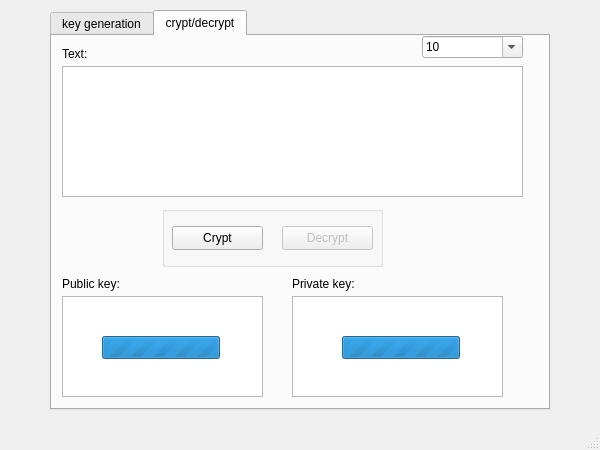
<?xml version="1.0" encoding="UTF-8"?>
<ui version="4.0">
 <class>MainWindow</class>
 <widget class="QMainWindow" name="MainWindow">
  <property name="geometry">
   <rect>
    <x>0</x>
    <y>0</y>
    <width>600</width>
    <height>450</height>
   </rect>
  </property>
  <property name="sizePolicy">
   <sizepolicy hsizetype="Fixed" vsizetype="Fixed">
    <horstretch>0</horstretch>
    <verstretch>0</verstretch>
   </sizepolicy>
  </property>
  <property name="minimumSize">
   <size>
    <width>600</width>
    <height>450</height>
   </size>
  </property>
  <property name="maximumSize">
   <size>
    <width>600</width>
    <height>450</height>
   </size>
  </property>
  <property name="windowTitle">
   <string>RSA</string>
  </property>
  <property name="windowIcon">
   <iconset>
    <normaloff>rsa.jpg</normaloff>rsa.jpg</iconset>
  </property>
  <widget class="QWidget" name="centralWidget">
   <widget class="QTabWidget" name="tabWidget">
    <property name="geometry">
     <rect>
      <x>50</x>
      <y>10</y>
      <width>500</width>
      <height>400</height>
     </rect>
    </property>
    <property name="currentIndex">
     <number>1</number>
    </property>
    <widget class="QWidget" name="keygeneration">
     <attribute name="title">
      <string>key generation</string>
     </attribute>
     <widget class="QGroupBox" name="KeyLengthGroupBox">
      <property name="geometry">
       <rect>
        <x>10</x>
        <y>40</y>
        <width>181</width>
        <height>71</height>
       </rect>
      </property>
      <property name="title">
       <string/>
      </property>
      <widget class="QPushButton" name="generatePushButton">
       <property name="geometry">
        <rect>
         <x>30</x>
         <y>40</y>
         <width>101</width>
         <height>21</height>
        </rect>
       </property>
       <property name="text">
        <string>generate!</string>
       </property>
      </widget>
      <widget class="QLabel" name="KeyLengthLabel">
       <property name="geometry">
        <rect>
         <x>20</x>
         <y>0</y>
         <width>71</width>
         <height>31</height>
        </rect>
       </property>
       <property name="text">
        <string>key length:</string>
       </property>
       <property name="wordWrap">
        <bool>true</bool>
       </property>
      </widget>
      <widget class="MyComboBox" name="keyLengthComboBox">
       <property name="geometry">
        <rect>
         <x>90</x>
         <y>10</y>
         <width>81</width>
         <height>21</height>
        </rect>
       </property>
       <property name="contextMenuPolicy">
        <enum>Qt::DefaultContextMenu</enum>
       </property>
       <property name="inputMethodHints">
        <set>Qt::ImhDigitsOnly</set>
       </property>
       <property name="editable">
        <bool>true</bool>
       </property>
       <property name="currentIndex">
        <number>0</number>
       </property>
       <property name="maxVisibleItems">
        <number>10</number>
       </property>
       <property name="maxCount">
        <number>10</number>
       </property>
       <property name="insertPolicy">
        <enum>QComboBox::NoInsert</enum>
       </property>
       <property name="minimumContentsLength">
        <number>1</number>
       </property>
       <property name="frame">
        <bool>true</bool>
       </property>
       <item>
        <property name="text">
         <string>8</string>
        </property>
       </item>
       <item>
        <property name="text">
         <string>16</string>
        </property>
       </item>
       <item>
        <property name="text">
         <string>32</string>
        </property>
       </item>
       <item>
        <property name="text">
         <string>64</string>
        </property>
       </item>
       <item>
        <property name="text">
         <string>128</string>
        </property>
       </item>
       <item>
        <property name="text">
         <string>256</string>
        </property>
       </item>
       <item>
        <property name="text">
         <string>512</string>
        </property>
       </item>
       <item>
        <property name="text">
         <string>1024</string>
        </property>
       </item>
      </widget>
     </widget>
     <widget class="QGroupBox" name="BaseGroupBox">
      <property name="geometry">
       <rect>
        <x>250</x>
        <y>120</y>
        <width>191</width>
        <height>41</height>
       </rect>
      </property>
      <property name="title">
       <string/>
      </property>
      <widget class="QLabel" name="BaseLabel">
       <property name="geometry">
        <rect>
         <x>10</x>
         <y>0</y>
         <width>61</width>
         <height>41</height>
        </rect>
       </property>
       <property name="text">
        <string>&lt;!DOCTYPE HTML PUBLIC &quot;-//W3C//DTD HTML 4.0//EN&quot; &quot;http://www.w3.org/TR/REC-html40/strict.dtd&quot;&gt;
&lt;html&gt;&lt;head&gt;&lt;meta name=&quot;qrichtext&quot; content=&quot;1&quot; /&gt;&lt;style type=&quot;text/css&quot;&gt;
p, li { white-space: pre-wrap; }
&lt;/style&gt;&lt;/head&gt;&lt;body style=&quot; font-family:'Sans Serif'; font-size:10pt; font-weight:400; font-style:normal;&quot;&gt;
&lt;p align=&quot;center&quot; style=&quot; margin-top:0px; margin-bottom:0px; margin-left:0px; margin-right:0px; -qt-block-indent:0; text-indent:0px;&quot;&gt;base:&lt;/p&gt;&lt;/body&gt;&lt;/html&gt;</string>
       </property>
       <property name="textFormat">
        <enum>Qt::AutoText</enum>
       </property>
       <property name="wordWrap">
        <bool>true</bool>
       </property>
      </widget>
      <widget class="MyComboBox" name="NumericSystemComboBox">
       <property name="geometry">
        <rect>
         <x>80</x>
         <y>10</y>
         <width>101</width>
         <height>22</height>
        </rect>
       </property>
       <property name="inputMethodHints">
        <set>Qt::ImhDigitsOnly</set>
       </property>
       <property name="editable">
        <bool>true</bool>
       </property>
       <property name="currentIndex">
        <number>2</number>
       </property>
       <property name="maxCount">
        <number>10</number>
       </property>
       <property name="insertPolicy">
        <enum>QComboBox::NoInsert</enum>
       </property>
       <property name="minimumContentsLength">
        <number>1</number>
       </property>
       <item>
        <property name="text">
         <string>2</string>
        </property>
       </item>
       <item>
        <property name="text">
         <string>8</string>
        </property>
       </item>
       <item>
        <property name="text">
         <string>10</string>
        </property>
       </item>
       <item>
        <property name="text">
         <string>16</string>
        </property>
       </item>
       <item>
        <property name="text">
         <string>26</string>
        </property>
       </item>
       <item>
        <property name="text">
         <string>32</string>
        </property>
       </item>
       <item>
        <property name="text">
         <string>62</string>
        </property>
       </item>
      </widget>
     </widget>
     <widget class="QLabel" name="PrivateKeyLabel">
      <property name="geometry">
       <rect>
        <x>240</x>
        <y>240</y>
        <width>211</width>
        <height>16</height>
       </rect>
      </property>
      <property name="text">
       <string>Private key:</string>
      </property>
     </widget>
     <widget class="QTextBrowser" name="PublicKeyTextBrowser">
      <property name="geometry">
       <rect>
        <x>10</x>
        <y>260</y>
        <width>201</width>
        <height>101</height>
       </rect>
      </property>
      <property name="sizePolicy">
       <sizepolicy hsizetype="Fixed" vsizetype="Expanding">
        <horstretch>0</horstretch>
        <verstretch>0</verstretch>
       </sizepolicy>
      </property>
      <property name="documentTitle">
       <string/>
      </property>
      <property name="readOnly">
       <bool>true</bool>
      </property>
     </widget>
     <widget class="QTextBrowser" name="PrivateKeyTextBrowser">
      <property name="geometry">
       <rect>
        <x>240</x>
        <y>260</y>
        <width>211</width>
        <height>101</height>
       </rect>
      </property>
      <property name="sizePolicy">
       <sizepolicy hsizetype="Fixed" vsizetype="Expanding">
        <horstretch>0</horstretch>
        <verstretch>0</verstretch>
       </sizepolicy>
      </property>
      <property name="documentTitle">
       <string/>
      </property>
     </widget>
     <widget class="QLabel" name="PublicKeyLabel">
      <property name="geometry">
       <rect>
        <x>10</x>
        <y>240</y>
        <width>201</width>
        <height>16</height>
       </rect>
      </property>
      <property name="text">
       <string>Public key:</string>
      </property>
     </widget>
     <widget class="QProgressBar" name="PublicKeyProgressBar">
      <property name="geometry">
       <rect>
        <x>50</x>
        <y>300</y>
        <width>118</width>
        <height>23</height>
       </rect>
      </property>
      <property name="maximum">
       <number>0</number>
      </property>
      <property name="value">
       <number>-1</number>
      </property>
     </widget>
     <widget class="QProgressBar" name="PrivateKeyProgressBar">
      <property name="geometry">
       <rect>
        <x>290</x>
        <y>300</y>
        <width>118</width>
        <height>23</height>
       </rect>
      </property>
      <property name="maximum">
       <number>0</number>
      </property>
      <property name="value">
       <number>-1</number>
      </property>
     </widget>
    </widget>
    <widget class="QWidget" name="crypt_decrypt">
     <attribute name="title">
      <string>crypt/decrypt</string>
     </attribute>
     <widget class="QTextBrowser" name="CryptTextBrowser">
      <property name="geometry">
       <rect>
        <x>10</x>
        <y>30</y>
        <width>461</width>
        <height>131</height>
       </rect>
      </property>
      <property name="autoFillBackground">
       <bool>false</bool>
      </property>
      <property name="inputMethodHints">
       <set>Qt::ImhNone</set>
      </property>
      <property name="readOnly">
       <bool>false</bool>
      </property>
     </widget>
     <widget class="QLabel" name="CryptTextLabel">
      <property name="geometry">
       <rect>
        <x>10</x>
        <y>10</y>
        <width>101</width>
        <height>16</height>
       </rect>
      </property>
      <property name="text">
       <string>Text:</string>
      </property>
     </widget>
     <widget class="QTextBrowser" name="PrivateKeyTextBrowser_2">
      <property name="geometry">
       <rect>
        <x>240</x>
        <y>260</y>
        <width>211</width>
        <height>101</height>
       </rect>
      </property>
      <property name="sizePolicy">
       <sizepolicy hsizetype="Fixed" vsizetype="Expanding">
        <horstretch>0</horstretch>
        <verstretch>0</verstretch>
       </sizepolicy>
      </property>
      <property name="documentTitle">
       <string/>
      </property>
     </widget>
     <widget class="QLabel" name="PrivateKeyLabel_2">
      <property name="geometry">
       <rect>
        <x>240</x>
        <y>240</y>
        <width>211</width>
        <height>16</height>
       </rect>
      </property>
      <property name="text">
       <string>Private key:</string>
      </property>
     </widget>
     <widget class="QTextBrowser" name="PublicKeyTextBrowser_2">
      <property name="geometry">
       <rect>
        <x>10</x>
        <y>260</y>
        <width>201</width>
        <height>101</height>
       </rect>
      </property>
      <property name="sizePolicy">
       <sizepolicy hsizetype="Fixed" vsizetype="Expanding">
        <horstretch>0</horstretch>
        <verstretch>0</verstretch>
       </sizepolicy>
      </property>
      <property name="documentTitle">
       <string/>
      </property>
      <property name="readOnly">
       <bool>true</bool>
      </property>
     </widget>
     <widget class="QLabel" name="PublicKeyLabel_2">
      <property name="geometry">
       <rect>
        <x>10</x>
        <y>240</y>
        <width>201</width>
        <height>16</height>
       </rect>
      </property>
      <property name="text">
       <string>Public key:</string>
      </property>
     </widget>
     <widget class="QGroupBox" name="CryptDecryptGroupBox">
      <property name="geometry">
       <rect>
        <x>110</x>
        <y>170</y>
        <width>221</width>
        <height>61</height>
       </rect>
      </property>
      <property name="title">
       <string/>
      </property>
      <widget class="QPushButton" name="CryptPushButton">
       <property name="geometry">
        <rect>
         <x>10</x>
         <y>20</y>
         <width>91</width>
         <height>24</height>
        </rect>
       </property>
       <property name="text">
        <string>Crypt</string>
       </property>
      </widget>
      <widget class="QPushButton" name="DecryptPushButton">
       <property name="enabled">
        <bool>false</bool>
       </property>
       <property name="geometry">
        <rect>
         <x>120</x>
         <y>20</y>
         <width>91</width>
         <height>24</height>
        </rect>
       </property>
       <property name="text">
        <string>Decrypt</string>
       </property>
      </widget>
     </widget>
     <widget class="QProgressBar" name="PublicKeyProgressBar_2">
      <property name="geometry">
       <rect>
        <x>50</x>
        <y>300</y>
        <width>118</width>
        <height>23</height>
       </rect>
      </property>
      <property name="maximum">
       <number>0</number>
      </property>
      <property name="value">
       <number>-1</number>
      </property>
     </widget>
     <widget class="QProgressBar" name="PrivateKeyProgressBar_2">
      <property name="geometry">
       <rect>
        <x>290</x>
        <y>300</y>
        <width>118</width>
        <height>23</height>
       </rect>
      </property>
      <property name="maximum">
       <number>0</number>
      </property>
      <property name="value">
       <number>-1</number>
      </property>
     </widget>
     <widget class="MyComboBox" name="CryptTextBaseComboBox">
      <property name="geometry">
       <rect>
        <x>370</x>
        <y>0</y>
        <width>101</width>
        <height>22</height>
       </rect>
      </property>
      <property name="inputMethodHints">
       <set>Qt::ImhDigitsOnly</set>
      </property>
      <property name="editable">
       <bool>true</bool>
      </property>
      <property name="currentIndex">
       <number>2</number>
      </property>
      <property name="maxCount">
       <number>10</number>
      </property>
      <property name="insertPolicy">
       <enum>QComboBox::NoInsert</enum>
      </property>
      <property name="minimumContentsLength">
       <number>1</number>
      </property>
      <item>
       <property name="text">
        <string>2</string>
       </property>
      </item>
      <item>
       <property name="text">
        <string>8</string>
       </property>
      </item>
      <item>
       <property name="text">
        <string>10</string>
       </property>
      </item>
      <item>
       <property name="text">
        <string>16</string>
       </property>
      </item>
      <item>
       <property name="text">
        <string>26</string>
       </property>
      </item>
      <item>
       <property name="text">
        <string>32</string>
       </property>
      </item>
      <item>
       <property name="text">
        <string>62</string>
       </property>
      </item>
     </widget>
    </widget>
   </widget>
  </widget>
  <widget class="QStatusBar" name="statusBar">
   <property name="layoutDirection">
    <enum>Qt::LeftToRight</enum>
   </property>
   <property name="inputMethodHints">
    <set>Qt::ImhNone</set>
   </property>
  </widget>
 </widget>
 <layoutdefault spacing="6" margin="11"/>
 <customwidgets>
  <customwidget>
   <class>MyComboBox</class>
   <extends>QComboBox</extends>
   <header>mycombobox.h</header>
  </customwidget>
 </customwidgets>
 <resources/>
 <connections/>
</ui>
